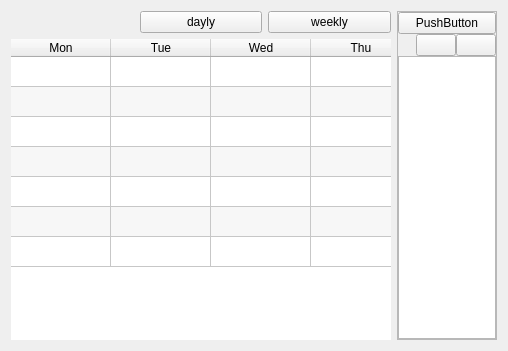
<?xml version="1.0" encoding="UTF-8"?>
<ui version="4.0">
 <class>CalendarControl</class>
 <widget class="QWidget" name="CalendarControl">
  <property name="geometry">
   <rect>
    <x>0</x>
    <y>0</y>
    <width>508</width>
    <height>351</height>
   </rect>
  </property>
  <layout class="QGridLayout" name="gridLayout_3">
   <item row="0" column="0">
    <layout class="QGridLayout" name="gridLayout">
     <item row="0" column="0">
      <spacer name="horizontalSpacer">
       <property name="orientation">
        <enum>Qt::Horizontal</enum>
       </property>
       <property name="sizeHint" stdset="0">
        <size>
         <width>40</width>
         <height>20</height>
        </size>
       </property>
      </spacer>
     </item>
     <item row="0" column="1">
      <widget class="QPushButton" name="daylyButton">
       <property name="text">
        <string>dayly</string>
       </property>
      </widget>
     </item>
     <item row="0" column="2">
      <widget class="QPushButton" name="weeklyButton">
       <property name="text">
        <string>weekly</string>
       </property>
      </widget>
     </item>
     <item row="1" column="0" colspan="3">
      <widget class="QTableWidget" name="tableWidget">
       <property name="sizePolicy">
        <sizepolicy hsizetype="Preferred" vsizetype="Expanding">
         <horstretch>7</horstretch>
         <verstretch>0</verstretch>
        </sizepolicy>
       </property>
       <property name="frameShape">
        <enum>QFrame::NoFrame</enum>
       </property>
       <property name="frameShadow">
        <enum>QFrame::Plain</enum>
       </property>
       <property name="horizontalScrollBarPolicy">
        <enum>Qt::ScrollBarAlwaysOff</enum>
       </property>
       <property name="autoScroll">
        <bool>false</bool>
       </property>
       <property name="editTriggers">
        <set>QAbstractItemView::NoEditTriggers</set>
       </property>
       <property name="tabKeyNavigation">
        <bool>false</bool>
       </property>
       <property name="showDropIndicator" stdset="0">
        <bool>false</bool>
       </property>
       <property name="alternatingRowColors">
        <bool>true</bool>
       </property>
       <property name="selectionMode">
        <enum>QAbstractItemView::SingleSelection</enum>
       </property>
       <property name="textElideMode">
        <enum>Qt::ElideRight</enum>
       </property>
       <property name="showGrid">
        <bool>true</bool>
       </property>
       <property name="sortingEnabled">
        <bool>false</bool>
       </property>
       <property name="wordWrap">
        <bool>false</bool>
       </property>
       <property name="cornerButtonEnabled">
        <bool>false</bool>
       </property>
       <attribute name="horizontalHeaderVisible">
        <bool>true</bool>
       </attribute>
       <attribute name="horizontalHeaderHighlightSections">
        <bool>false</bool>
       </attribute>
       <attribute name="verticalHeaderVisible">
        <bool>false</bool>
       </attribute>
       <attribute name="verticalHeaderHighlightSections">
        <bool>false</bool>
       </attribute>
       <attribute name="verticalHeaderVisible">
        <bool>false</bool>
       </attribute>
       <attribute name="horizontalHeaderVisible">
        <bool>true</bool>
       </attribute>
       <attribute name="horizontalHeaderHighlightSections">
        <bool>false</bool>
       </attribute>
       <attribute name="verticalHeaderHighlightSections">
        <bool>false</bool>
       </attribute>
       <row>
        <property name="text">
         <string>1</string>
        </property>
       </row>
       <row>
        <property name="text">
         <string>2</string>
        </property>
       </row>
       <row>
        <property name="text">
         <string>3</string>
        </property>
       </row>
       <row>
        <property name="text">
         <string>4</string>
        </property>
       </row>
       <row>
        <property name="text">
         <string>5</string>
        </property>
       </row>
       <row>
        <property name="text">
         <string>6</string>
        </property>
       </row>
       <row>
        <property name="text">
         <string>7</string>
        </property>
       </row>
       <column>
        <property name="text">
         <string>Mon</string>
        </property>
       </column>
       <column>
        <property name="text">
         <string>Tue</string>
        </property>
       </column>
       <column>
        <property name="text">
         <string>Wed</string>
        </property>
       </column>
       <column>
        <property name="text">
         <string>Thu</string>
        </property>
       </column>
       <column>
        <property name="text">
         <string>Fri</string>
        </property>
       </column>
       <column>
        <property name="text">
         <string>Sat</string>
        </property>
       </column>
       <column>
        <property name="text">
         <string>Sun</string>
        </property>
       </column>
      </widget>
     </item>
    </layout>
   </item>
   <item row="0" column="1">
    <widget class="QFrame" name="frame">
     <property name="sizePolicy">
      <sizepolicy hsizetype="Preferred" vsizetype="Preferred">
       <horstretch>1</horstretch>
       <verstretch>0</verstretch>
      </sizepolicy>
     </property>
     <property name="maximumSize">
      <size>
       <width>100</width>
       <height>16777215</height>
      </size>
     </property>
     <property name="frameShape">
      <enum>QFrame::StyledPanel</enum>
     </property>
     <property name="frameShadow">
      <enum>QFrame::Raised</enum>
     </property>
     <layout class="QGridLayout" name="gridLayout_2">
      <property name="margin">
       <number>0</number>
      </property>
      <property name="spacing">
       <number>0</number>
      </property>
      <item row="0" column="0" colspan="3">
       <widget class="QPushButton" name="pushButton">
        <property name="text">
         <string>PushButton</string>
        </property>
       </widget>
      </item>
      <item row="1" column="0">
       <spacer name="horizontalSpacer_2">
        <property name="orientation">
         <enum>Qt::Horizontal</enum>
        </property>
        <property name="sizeHint" stdset="0">
         <size>
          <width>28</width>
          <height>20</height>
         </size>
        </property>
       </spacer>
      </item>
      <item row="1" column="1">
       <widget class="QPushButton" name="pushButton_2"/>
      </item>
      <item row="1" column="2">
       <widget class="QPushButton" name="pushButton_3"/>
      </item>
      <item row="2" column="0" colspan="3">
       <widget class="QListWidget" name="listWidget">
        <property name="sizePolicy">
         <sizepolicy hsizetype="Preferred" vsizetype="Expanding">
          <horstretch>0</horstretch>
          <verstretch>0</verstretch>
         </sizepolicy>
        </property>
       </widget>
      </item>
     </layout>
    </widget>
   </item>
  </layout>
 </widget>
 <resources/>
 <connections/>
</ui>
